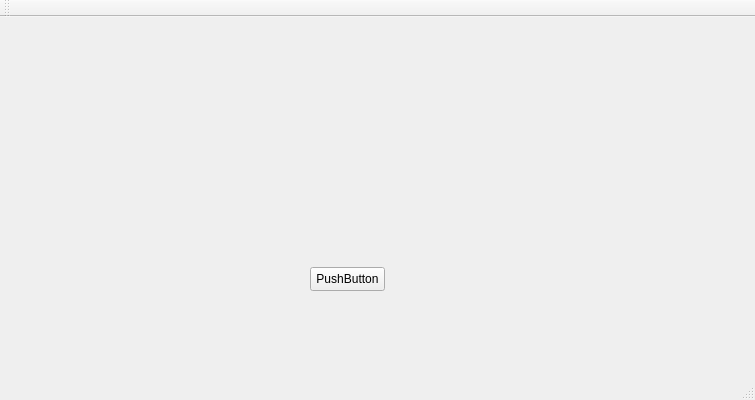
<?xml version="1.0" encoding="UTF-8"?>
<ui version="4.0">
 <class>chatappClass</class>
 <widget class="QMainWindow" name="chatappClass">
  <property name="geometry">
   <rect>
    <x>0</x>
    <y>0</y>
    <width>755</width>
    <height>400</height>
   </rect>
  </property>
  <property name="windowTitle">
   <string>chatapp</string>
  </property>
  <widget class="QWidget" name="centralWidget">
   <widget class="QPushButton" name="pushButton">
    <property name="geometry">
     <rect>
      <x>310</x>
      <y>250</y>
      <width>75</width>
      <height>24</height>
     </rect>
    </property>
    <property name="text">
     <string>PushButton</string>
    </property>
   </widget>
  </widget>
  <widget class="QMenuBar" name="menuBar">
   <property name="geometry">
    <rect>
     <x>0</x>
     <y>0</y>
     <width>755</width>
     <height>22</height>
    </rect>
   </property>
  </widget>
  <widget class="QToolBar" name="mainToolBar">
   <attribute name="toolBarArea">
    <enum>TopToolBarArea</enum>
   </attribute>
   <attribute name="toolBarBreak">
    <bool>false</bool>
   </attribute>
  </widget>
  <widget class="QStatusBar" name="statusBar"/>
 </widget>
 <layoutdefault spacing="6" margin="11"/>
 <resources>
  <include location="chatapp.qrc"/>
 </resources>
 <connections/>
</ui>
